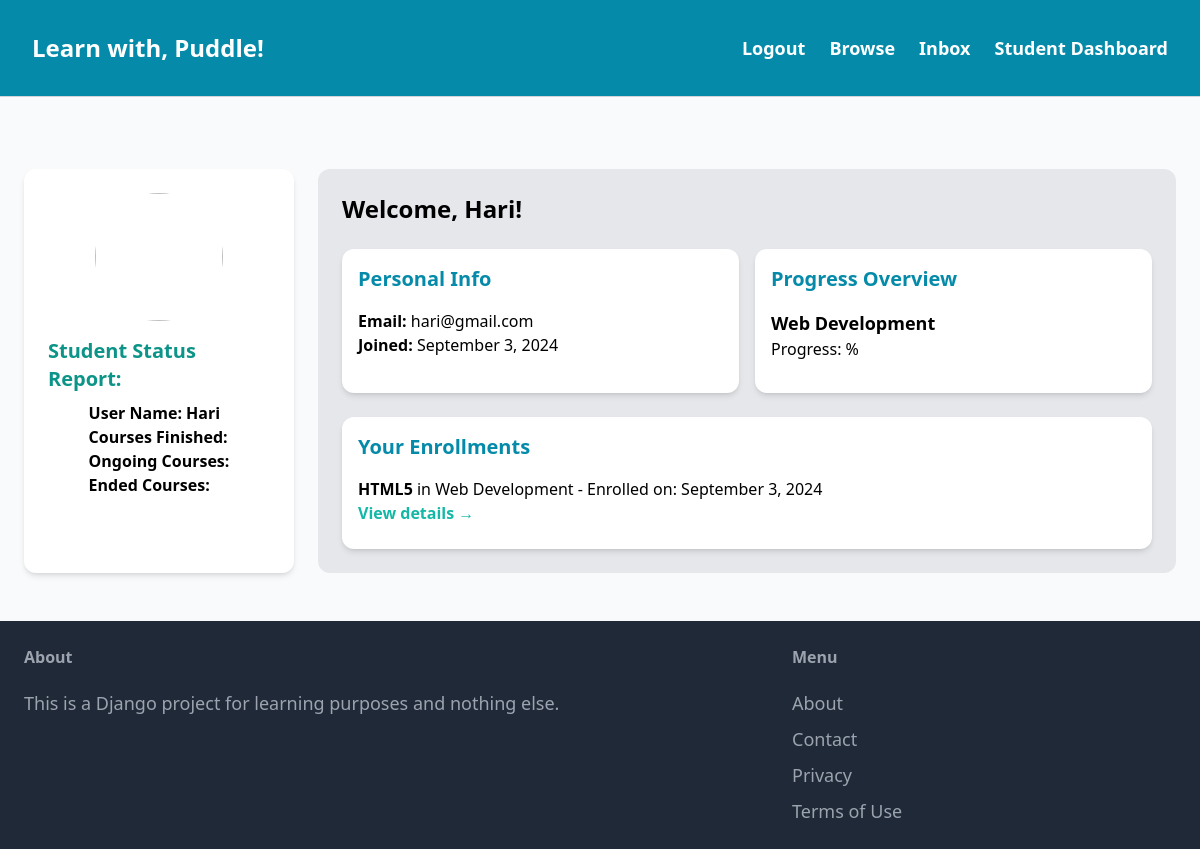
Screenshot of /dashboard/student_dashboard/ (signed in) with the database file from the repository.
### item/models.py (models this page shows, shortened)
class Domain(models.Model):
    name = models.CharField(max_length=225, unique=True)
    images = models.ImageField(upload_to='domain_images/', blank=True, null=True)
    description = models.TextField(blank=True)
    class Meta:
        ordering = ('name',)
        verbose_name_plural = "Domains"

class Enrollment(models.Model):
    STATUS_CHOICES = [
        ('ongoing', 'Ongoing'),
        ('finished', 'Finished'),
        ('ended', 'Ended'),
    ]
    user = models.ForeignKey(User, on_delete=models.CASCADE)
    course = models.ForeignKey(Class, on_delete=models.CASCADE)
    enrolled_at = models.DateTimeField(auto_now_add=True)
    start_time = models.DateTimeField(null=True, blank=True)
    end_time = models.DateTimeField(null=True, blank=True)
    is_completed = models.BooleanField(default=False)
    status = models.CharField(max_length=20, choices=STATUS_CHOICES, default='ongoing')
    class Meta:
        unique_together = ('user', 'course')

class Class(models.Model):
    domain = models.ForeignKey(Domain, related_name='classes', on_delete=models.CASCADE)
    class_name = models.CharField(max_length=255)
    description = models.TextField()
    pdf = models.FileField(upload_to='pdfs/', null=True, blank=True)
    video = models.FileField(upload_to='videos/', null=True, blank=True)
    document = models.FileField(upload_to='documents/', null=True, blank=True)
    learning_paths = models.ManyToManyField(LearningPath, blank=True, related_name='classes')
    created_by = models.ForeignKey(User, null=True, blank=True, on_delete=models.SET_NULL)

### dashboard/views.py (the view)
# urls.py: path('student_dashboard/', views.student_dashboard, name='student_dashboard'),
@login_required
def student_dashboard(request):
    user = request.user
    domains = Domain.objects.filter(classes__enrollment__user=user).distinct()
    enrollments = Enrollment.objects.filter(user=user).select_related('course', 'course__domain')
    context = {
        'user': user,
        'domains': domains,
        'enrollments': enrollments,
    }
    return render(request, 'dashboard/student_dashboard.html', context)

### dashboard/templates/dashboard/student_dashboard.html (shortened to what this page needs)
<!DOCTYPE html>
<html lang="en">
<head>
    <script src="https://cdn.tailwindcss.com"></script>
</head>
<body class="bg-gray-50 min-h-screen flex flex-col">
    <nav class="px-8 flex justify-between items-center border-b border-gray-300" style="background-color: rgb(5, 139, 169); padding: 32px; ">
        <a href="/" class="text-2xl font-bold text-white">Learn with, Puddle!</a>
        <div class="space-x-6 flex items-center text-white">
        <a href="{% url 'core:login' %}" class="text-lg font-semibold hover:text-white-500">Logout</a>
        <a href="{% url 'item:items' %}" class="text-lg font-semibold hover:text-white-500">Browse</a>
        <a href="{% url 'conversation:inbox' %}" class="text-lg font-semibold hover:text-gray-500">Inbox</a>
        <a href="{% url 'dashboard:student_dashboard' %}" class="text-lg font-semibold hover:text-gray-500">Student Dashboard</a>
    </div>
</nav>
    <main class="flex-grow flex mt-6 px-6 py-12 justify-center">
        <div class="w-full max-w-7xl grid grid-cols-4 gap-6">
<div class="bg-white rounded-xl shadow-md p-6 flex flex-col items-center">
    <div class="w-32 h-32 rounded-full overflow-hidden mb-4">
        <img src="https://img.freepik.com/free-psd/3d-icon-social-media-app_23-2150049569.jpg?t=st=1726421279~exp=1726424879~hmac=ce6baa435f3f0057341849740f3df8a3acbde013a183b706ad2bed60d3b812ef&w=740"  class="w-full h-full object-cover">
    </div>
    <h2 class="text-xl font-bold items-center text-teal-600">Student Status Report:</h2>
    <div class="items-center py-2">
        <h2 class=" font-semibold items-left">User Name: {{ user.username }}</h2>
        <h2 class=" font-semibold text-left">Courses Finished: {{ finished_courses }}</h2>
        <h2 class=" font-semibold text-left">Ongoing Courses: {{ ongoing_courses }}</h2>
        <h2 class=" font-semibold text-left">Ended Courses: {{ ended_courses }}</h2>
    </div>
</div>
            <div class="col-span-3 bg-gray-200 rounded-xl p-6">
                <h2 class="text-2xl font-bold mb-6">Welcome, {{ user.username }}! </h2>
                <div class="grid grid-cols-2 gap-4">
                    <div class="bg-white p-4 rounded-xl shadow-md">
                        <h3 class="text-xl font-bold mb-4" style="color: rgb(5, 139, 169);">Personal Info</h3>
                        <p><strong>Email:</strong> {{ user.email }}</p>
                        <p><strong>Joined:</strong> {{ user.date_joined|date:"F j, Y" }}</p>
                    </div>
                    <div class="bg-white p-4 rounded-xl shadow-md">
                        <h3 class="text-xl font-bold mb-4" style="color: rgb(5, 139, 169);">Progress Overview</h3>
                        {% if domains %}
                            {% for domain in domains %}
                                <div class="mb-4">
                                    <h4 class="text-lg font-bold">{{ domain.name }}</h4>
                                    <p>Progress: {{ domain.get_progress_percentage }}%</p>
                                </div>
                            {% endfor %}
                        {% else %}
                            <p class="text-gray-500">You haven't enrolled in any domains yet.</p>
                        {% endif %}
                    </div>
                </div>
                <div class="mt-6 bg-white p-4 rounded-xl shadow-md">
                    <h3 class="text-xl font-bold mb-4" style="color: rgb(5, 139, 169);">Your Enrollments</h3>
                    {% if enrollments %}
                        <ul>
                            {% for enrollment in enrollments %}
                                <li class="mb-2">
                                    <strong>{{ enrollment.course.class_name }}</strong> in {{ enrollment.course.domain.name }}
                                    - Enrolled on: {{ enrollment.enrolled_at|date:"F j, Y" }}
                                    <a href="{% url 'dashboard:student_enroll' %}">
                                        <p class="text-teal-500 hover:text-teal-700 font-semibold">View details &rarr;</p>
                                    </a>
                                </li>
                            {% endfor %}
                        </ul>
                    {% else %}
                        <p class="text-gray-500">You haven't enrolled in any classes yet.</p>
                    {% endif %}
                </div>
            </div>
        </div>
    </main>
    <footer class="px-6 py-6 bg-gray-800">
        <div class="flex justify-between max-w-6xl mx-auto text-gray-400">
            <div class="w-2/3 pr-10">
                <h3 class="mb-5 font-semibold">About</h3>
                <p class="text-lg">This is a Django project for learning purposes and nothing else.</p>
            </div>
            <div class="w-1/3">
                <h3 class="mb-5 font-semibold">Menu</h3>
                <ul class="space-y-2">
                    <li><a href="#" class="text-lg hover:text-white">About</a></li>
                    <li><a href="{% url 'core:contact' %}" class="text-lg hover:text-white">Contact</a></li>
                    <li><a href="#" class="text-lg hover:text-white">Privacy</a></li>
                    <li><a href="#" class="text-lg hover:text-white">Terms of Use</a></li>
                </ul>
            </div>
        </div>
    </footer>
</body>
</html>

### rows the page displays
Domain: name "Web Development"
Enrollment: course.class_name "HTML5", course.domain.name "Web Development", enrolled_at "September 3, 2024"

### other values shown
{{ user.username }} "Hari"
{{ user.email }} "hari@gmail.com"
{{ user.date_joined|date:"F j, Y" }} "September 3, 2024"
